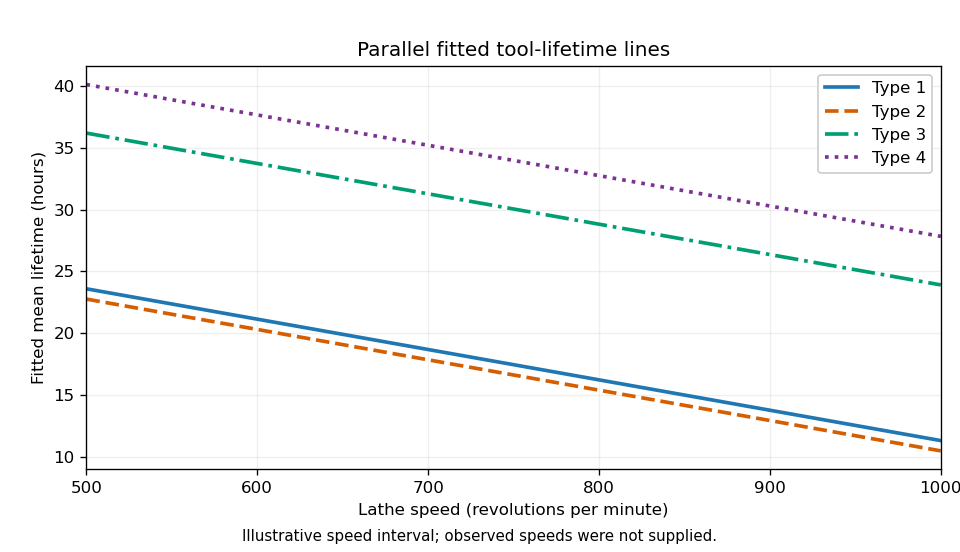

This chart was generated by the following Python code:
"""Render fitted parallel tool-lifetime lines; Python 3.14, NumPy 2.3.5, Matplotlib 3.10.7.

Write the PNG basename to the caller's current directory. Any caller-provided
MPLCONFIGDIR is honored; this script creates no other output directories.
"""
import matplotlib
matplotlib.use('Agg')
import matplotlib.pyplot as plt
import numpy as np

speed = np.linspace(500, 1000, 200)
intercepts = [35.891690, 35.058282, 48.499350, 52.430811]
fig, ax = plt.subplots(figsize=(8, 4.6), dpi=120, facecolor='white')
ax.set_facecolor('white')
for j, (a, color, style) in enumerate(zip(intercepts, ['#1f77b4', '#d55e00', '#009e73', '#7b3294'], ['-', '--', '-.', ':']), 1):
    ax.plot(speed, a - 0.024585 * speed, color=color, linestyle=style,
            linewidth=2.2, label=f'Type {j}')
ax.set(xlabel='Lathe speed (revolutions per minute)', ylabel='Fitted mean lifetime (hours)',
       title='Parallel fitted tool-lifetime lines', xlim=(500, 1000))
ax.grid(alpha=0.2)
ax.legend(loc='upper right', framealpha=1, facecolor='white')
fig.text(0.5, 0.02, 'Illustrative speed interval; observed speeds were not supplied.',
         ha='center', fontsize=9)
fig.subplots_adjust(left=0.09, right=0.98, top=0.88, bottom=0.15)
fig.savefig('paper-33-tool-lifetime.png', dpi=120, facecolor='white', transparent=False)
plt.close(fig)
